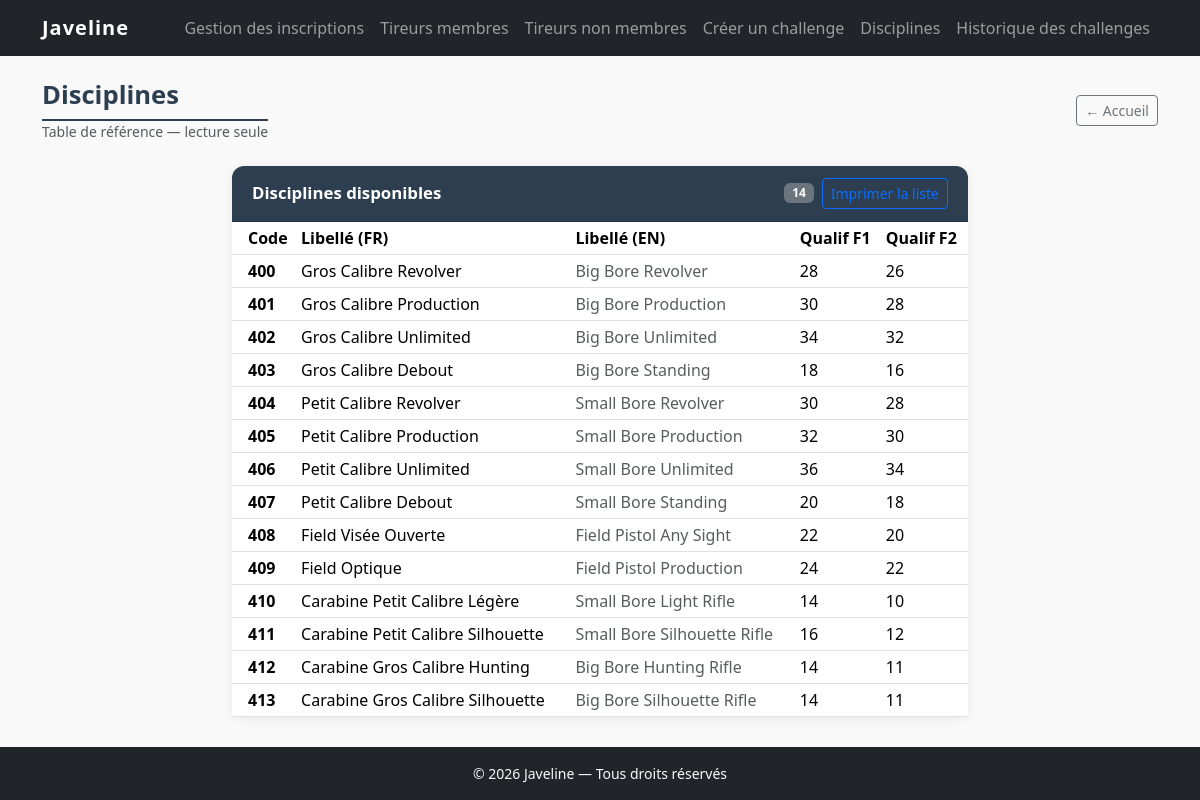
The page /disciplines on the database its author committed.
### tables this page shows
CREATE TABLE disciplines (
    id          INT UNSIGNED    NOT NULL AUTO_INCREMENT,
    code        SMALLINT        NOT NULL UNIQUE,
    libelle_fr  VARCHAR(100)    NOT NULL,
    libelle_en  VARCHAR(100)    NOT NULL,
    qualif_f1   SMALLINT        NOT NULL DEFAULT 0,
    qualif_f2   SMALLINT        NOT NULL DEFAULT 0,
    PRIMARY KEY (id)
);

### app/controllers/DisciplineController.php (called while the page is built, shortened)
<?php
require_once APP_ROOT . '/app/models/DisciplineModel.php';
class DisciplineController extends Controller
{
    private DisciplineModel $model;
    public function __construct()
    {
        $this->model = new DisciplineModel();
    }
    public function index(): void
    {
        $disciplines = $this->model->findAll();
        $this->render('disciplines/index', [
            'titrePage'   => 'Disciplines — ' . APP_NAME,
            'disciplines' => $disciplines,
        ]);
    }
}

### index.php (called while the page is built, shortened)
<?php
require_once APP_ROOT . '/core/Database.php';
require_once APP_ROOT . '/core/Model.php';
$router = new Router();
$router->dispatch();

### core/Database.php (called while the page is built, shortened)
<?php
class Database
{
    private static ?PDO $instance = null;
    public static function getInstance(): PDO
    {
        if (self::$instance === null) {
            $dsn = 'mysql:host=' . DB_HOST
                 . ';dbname=' . DB_NAME
                 . ';charset=' . DB_CHARSET;
            $options = [
                PDO::ATTR_ERRMODE            => PDO::ERRMODE_EXCEPTION,
                PDO::ATTR_DEFAULT_FETCH_MODE => PDO::FETCH_ASSOC,
                PDO::ATTR_EMULATE_PREPARES   => false,
            ];
            try {
                self::$instance = new PDO($dsn, DB_USER, DB_PASS, $options);
            } catch (PDOException $e) {
                if (APP_ENV === 'development') {
                    die('Erreur de connexion à la base de données : ' . $e->getMessage());
                } else {
                    die('Erreur de connexion à la base de données. Veuillez réessayer plus tard.');
                }
            }
        }
        return self::$instance;
    }
}

### core/Model.php (called while the page is built, shortened)
<?php
abstract class Model
{
    public function __construct()
    {
        $this->db = Database::getInstance();
    }
}

### app/models/DisciplineModel.php (called while the page is built, shortened)
<?php
require_once APP_ROOT . '/core/Model.php';
class DisciplineModel extends Model
{
    public function findAll(): array
    {
        $stmt = $this->db->query('SELECT * FROM disciplines ORDER BY code ASC');
        return $stmt->fetchAll();
    }
}

### app/views/disciplines/index.php (the view)
<div class="page-header mb-4 d-flex align-items-center justify-content-between flex-wrap gap-2">
    <div>
        <h1 class="mb-0">Disciplines</h1>
        <p class="text-muted mb-0 small">Table de référence — lecture seule</p>
    </div>
    <a href="<?= APP_URL ?>/" class="btn btn-outline-secondary btn-sm" aria-label="Retour à l'accueil">
        ← Accueil
    </a>
</div>
<div class="row justify-content-center">
    <div class="col-md-10 col-lg-8">
        <div class="card liste-card">
            <div class="card-header d-flex justify-content-between align-items-center">
                <h2 class="card-titre mb-0">Disciplines disponibles</h2>
                <div class="d-flex align-items-center gap-2">
                    <span class="badge bg-secondary"><?= count($disciplines) ?></span>
                    <a href="<?= APP_URL ?>/disciplines/imprimer"
                       target="_blank"
                       class="btn btn-sm btn-outline-primary"
                       aria-label="Imprimer la liste des catégories">
                        Imprimer la liste
                    </a>
                </div>
            </div>
            <div class="card-body p-0">
                <?php if (empty($disciplines)): ?>
                    <p class="liste-vide-sm">Aucune discipline enregistrée.</p>
                <?php else: ?>
                    <table class="table table-sm table-hover mb-0" aria-label="Liste des disciplines">
                        <thead>
                            <tr>
                                <th scope="col" class="ps-3">Code</th>
                                <th scope="col">Libellé (FR)</th>
                                <th scope="col">Libellé (EN)</th>
                                <th scope="col">Qualif F1</th>
                                <th scope="col">Qualif F2</th>
                            </tr>
                        </thead>
                        <tbody>
                            <?php foreach ($disciplines as $d): ?>
                            <tr>
                                <td class="ps-3 fw-semibold"><?= (int)$d['code'] ?></td>
                                <td><?= htmlspecialchars($d['libelle_fr']) ?></td>
                                <td class="text-muted"><?= htmlspecialchars($d['libelle_en']) ?></td>
                                <td><?= (int)$d['qualif_f1'] ?></td>
                                <td><?= (int)$d['qualif_f2'] ?></td>
                            </tr>
                            <?php endforeach; ?>
                        </tbody>
                    </table>
                <?php endif; ?>
            </div>
        </div>
    </div>
</div>

### public/css/style.css (style rules this page uses)
:root { --couleur-primaire: #2c3e50; --couleur-secondaire: #e74c3c; --couleur-texte: #333333; --couleur-fond: #f9f9f9; --police-principale: 'Segoe UI', Tahoma, Geneva, Verdana, sans-serif; }
html, body { height: 100%; font-family: var(--police-principale); color: var(--couleur-texte); background-color: var(--couleur-fond); }
body { display: flex; flex-direction: column; }
.page-header h1 { font-size: 1.6rem; font-weight: 700; color: var(--couleur-primaire); border-bottom: 2px solid var(--couleur-primaire); padding-bottom: 0.5rem; }
.form-card, .liste-card { border: none; border-radius: 0.75rem; box-shadow: 0 2px 12px rgba(0, 0, 0, 0.07); }
.card-header { background-color: var(--couleur-primaire); color: #fff; border-radius: 0.75rem 0.75rem 0 0 !important; padding: 0.75rem 1.25rem; }
.card-titre { font-size: 1.05rem; font-weight: 600; margin: 0; }

### rows shown on the page
disciplines: code "400", libelle_fr "Gros Calibre Revolver", libelle_en "Big Bore Revolver", qualif_f1 "28", qualif_f2 "26"
disciplines: code "401", libelle_fr "Gros Calibre Production", libelle_en "Big Bore Production", qualif_f1 "30", qualif_f2 "28"
disciplines: code "402", libelle_fr "Gros Calibre Unlimited", libelle_en "Big Bore Unlimited", qualif_f1 "34", qualif_f2 "32"
disciplines: code "403", libelle_fr "Gros Calibre Debout", libelle_en "Big Bore Standing", qualif_f1 "18", qualif_f2 "16"
disciplines: code "404", libelle_fr "Petit Calibre Revolver", libelle_en "Small Bore Revolver", qualif_f1 "30", qualif_f2 "28"
disciplines: code "405", libelle_fr "Petit Calibre Production", libelle_en "Small Bore Production", qualif_f1 "32", qualif_f2 "30"
disciplines: code "406", libelle_fr "Petit Calibre Unlimited", libelle_en "Small Bore Unlimited", qualif_f1 "36", qualif_f2 "34"
disciplines: code "407", libelle_fr "Petit Calibre Debout", libelle_en "Small Bore Standing", qualif_f1 "20", qualif_f2 "18"
disciplines: code "408", libelle_fr "Field Visée Ouverte", libelle_en "Field Pistol Any Sight", qualif_f1 "22", qualif_f2 "20"
disciplines: code "409", libelle_fr "Field Optique", libelle_en "Field Pistol Production", qualif_f1 "24", qualif_f2 "22"
disciplines: code "410", libelle_fr "Carabine Petit Calibre Légère", libelle_en "Small Bore Light Rifle", qualif_f1 "14", qualif_f2 "10"
disciplines: code "411", libelle_fr "Carabine Petit Calibre Silhouette", libelle_en "Small Bore Silhouette Rifle", qualif_f1 "16", qualif_f2 "12"
disciplines: code "412", libelle_fr "Carabine Gros Calibre Hunting", libelle_en "Big Bore Hunting Rifle", qualif_f1 "14", qualif_f2 "11"
disciplines: code "413", libelle_fr "Carabine Gros Calibre Silhouette", libelle_en "Big Bore Silhouette Rifle", qualif_f1 "14", qualif_f2 "11"

### other values the page prints
APP_NAME "Javeline"
count($disciplines) "14"
